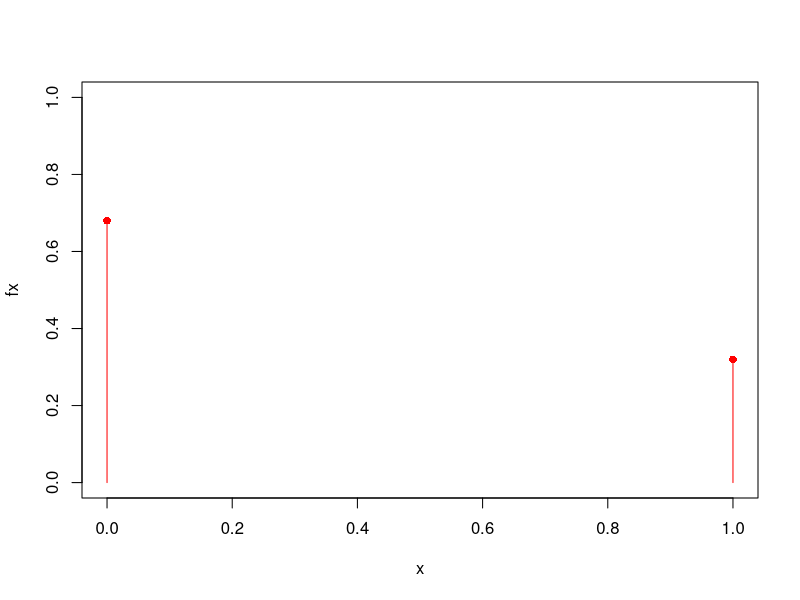
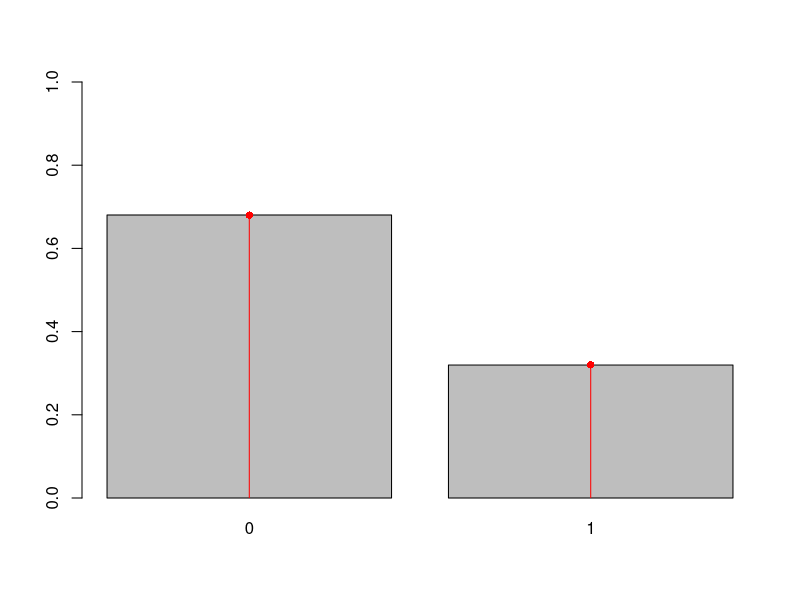
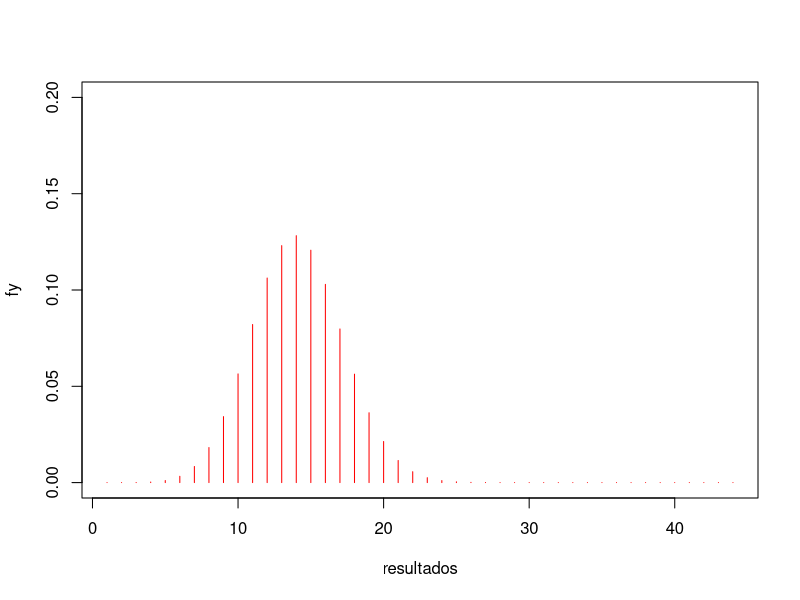
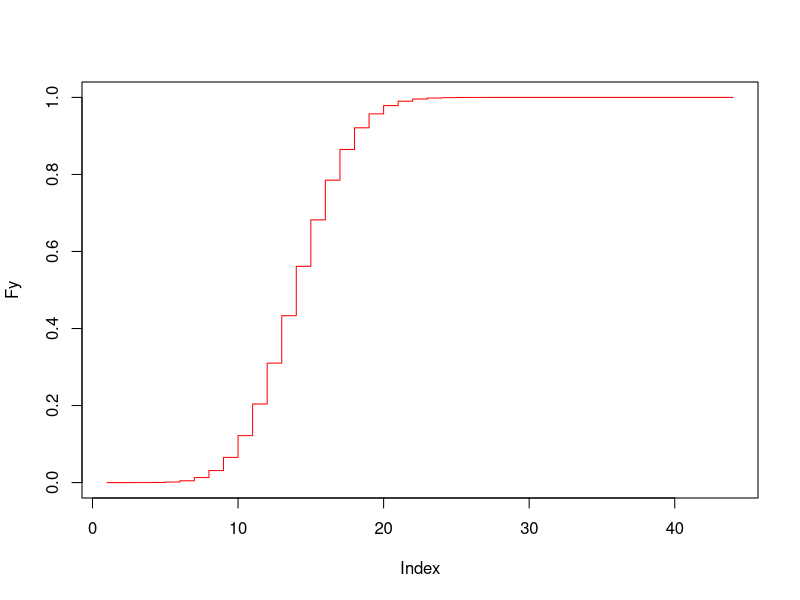

Generate these figures, in order, with R:
#Solucion Pregunta 1

# ensayo de Bernulli 
x <- c(0, 1)
fx <- c(0.68, 0.32)

cbind(x, fx) # tabla de probabilidad

plot(x, fx, ylim=c(0, 1), type="h", col="red")   # para funciones matematicas - barplot para datos
points(x, fx, pch=16, col="red")

# probabilidades (modelos) = "chinchetas"
# datos = barras 



#modelo aleatorio
n <- 400000
muestra <- sample(x, n, fx, replace = TRUE)
# fi <- table(muestra)   #frecuencia absoluta
fi <- table(muestra)/n    # frecuenia relativa

br <- barplot(fi, ylim=c(0, 1))
lines(br, fx, ylim=c(0, 1), type="h", col="red") 
points(br, fx, pch=16, col="red")



# datos
xbar <- mean(muestra) #promedio

# modelo 
mu <- sum(x*fx) #media 
ssq <- var(muestra) # varianza muestral
sigmasq <- sum((x-mu)^2*fx)# varianza de la funcioon de masa de probabilidad

fx[1]*fx[2] #en bernulli




#resolucion ejercicio
n <- 43
set.seed(123) # ¡¡¡Parcial: deja de ser aleatorio la funcion sample!!!
muestra <- sample (x, n, fx, replace=TRUE)

y <- function(i){sum(sample (x, n, fx, replace=TRUE))}
y(1)

# bucle en R
set.seed(123)
m <- 400000 # encuestas en n=43
encuestas <- sapply(1:m, y)
fi = table(encuestas)/m
data.frame(fi)

dbinom(13, 43, 0.32)

#tabla de probabilidad
resultados <- 1:43
fy <- dbinom(resultados, 43, 0.32)

tabladeprob <- cbind(resultados, fy)
tabladeprob

#b)
resultados <- 1:44
fy <- dbinom(resultados, 44, 0.32)

tabladeprob <- cbind(resultados, fy)
tabladeprob

plot (resultados, fy, type="h", col="red", ylim=c(0,0.2))

Fy <- cumsum(fy)
tabladeprob <- cbind(resultados, fy, Fy)

plot(Fy, type="s", col="red")

pbinom(17, 44, 0.32) # para Q2


# c)
resultados <- 1:24
fy <- dbinom(resultados, 24, 0.68)
Fy <- cumsum(fy)
tabladeprob <- cbind(resultados, fy, Fy)
tabladeprob

mu <- sum(resultados*fy) #media o valor esperado 
mu

sigmasq <- sum((resultados-mu)^2*fy) #varianza
sigmasq

# primer cuartil => en la tabla de probabilidad nos fijamos en la 
# frecuencia acumulada (Fy) y escogemos el valor inmediatamente superior a 0.25
# q(0.25) = 15 en este caso

qbinom(0.25, 24, 0.68)


# d)






